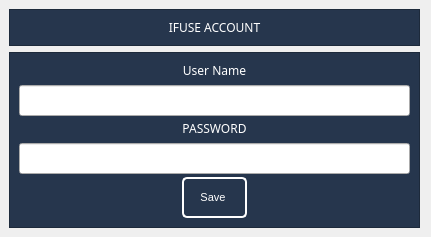
<?xml version="1.0" encoding="UTF-8"?>
<ui version="4.0">
 <class>MainWindow</class>
 <widget class="QMainWindow" name="MainWindow">
  <property name="geometry">
   <rect>
    <x>0</x>
    <y>0</y>
    <width>431</width>
    <height>237</height>
   </rect>
  </property>
  <property name="windowTitle">
   <string>MainWindow</string>
  </property>
  <widget class="QWidget" name="centralwidget">
   <property name="sizePolicy">
    <sizepolicy hsizetype="Fixed" vsizetype="Fixed">
     <horstretch>0</horstretch>
     <verstretch>0</verstretch>
    </sizepolicy>
   </property>
   <property name="minimumSize">
    <size>
     <width>431</width>
     <height>237</height>
    </size>
   </property>
   <property name="maximumSize">
    <size>
     <width>431</width>
     <height>237</height>
    </size>
   </property>
   <property name="baseSize">
    <size>
     <width>430</width>
     <height>237</height>
    </size>
   </property>
   <layout class="QGridLayout" name="gridLayout_3">
    <property name="rightMargin">
     <number>11</number>
    </property>
    <item row="0" column="0">
     <widget class="QFrame" name="frsku">
      <property name="styleSheet">
       <string notr="true">#frsku
{
 background-color: #26364d;
}
QPushButton  {
    background-color: #26364d;   /* Màu nền xanh */
    color: white;             /* Chữ màu trắng */
    border: 2px solid white;  /* Viền trắng */
    padding: 5px 8px;       /* Khoảng cách trong */
    border-radius: 5px;       /* Bo góc */
    cursor: pointer;          /* Hiện tay khi hover */
    font-size: 11px;          /* Kích thước chữ */
    qproperty-iconSize: 24px 24px;
    text-align: center;
   padding-left: 5px;
}

#frsku QPushButton:hover {
    background-color: #3a5a80; /* Đổi màu khi hover */
}</string>
      </property>
      <property name="frameShape">
       <enum>QFrame::Shape::StyledPanel</enum>
      </property>
      <property name="frameShadow">
       <enum>QFrame::Shadow::Raised</enum>
      </property>
      <layout class="QGridLayout" name="gridLayout">
       <item row="0" column="0">
        <widget class="QLabel" name="lb_region_bob">
         <property name="font">
          <font>
           <family>Stencil</family>
           <pointsize>9</pointsize>
          </font>
         </property>
         <property name="layoutDirection">
          <enum>Qt::LayoutDirection::LeftToRight</enum>
         </property>
         <property name="styleSheet">
          <string notr="true">color: rgb(255, 255, 255);</string>
         </property>
         <property name="text">
          <string>IFUSE ACCOUNT</string>
         </property>
         <property name="alignment">
          <set>Qt::AlignmentFlag::AlignCenter</set>
         </property>
        </widget>
       </item>
      </layout>
     </widget>
    </item>
    <item row="1" column="0">
     <widget class="QFrame" name="frm_inf">
      <property name="styleSheet">
       <string notr="true">#frm_inf
{
 background-color: #26364d;
}
QPushButton  {
    background-color: #26364d;   /* Màu nền xanh */
    color: white;             /* Chữ màu trắng */
    border: 2px solid white;  /* Viền trắng */
    padding: 5px 8px;       /* Khoảng cách trong */
    border-radius: 5px;       /* Bo góc */
    cursor: pointer;          /* Hiện tay khi hover */
    font-size: 11px;          /* Kích thước chữ */
    qproperty-iconSize: 24px 24px;
    text-align: center;
   padding-left: 5px;
}

#frm_inf QPushButton:hover {
    background-color: #3a5a80; /* Đổi màu khi hover */
}</string>
      </property>
      <property name="frameShape">
       <enum>QFrame::Shape::StyledPanel</enum>
      </property>
      <property name="frameShadow">
       <enum>QFrame::Shadow::Raised</enum>
      </property>
      <layout class="QGridLayout" name="gridLayout_2">
       <item row="0" column="0" colspan="3">
        <layout class="QVBoxLayout" name="verticalLayout">
         <item>
          <widget class="QLabel" name="lb_region_bob_2">
           <property name="font">
            <font>
             <family>Stencil</family>
             <pointsize>9</pointsize>
            </font>
           </property>
           <property name="layoutDirection">
            <enum>Qt::LayoutDirection::LeftToRight</enum>
           </property>
           <property name="styleSheet">
            <string notr="true">color: rgb(255, 255, 255);</string>
           </property>
           <property name="text">
            <string>User Name</string>
           </property>
           <property name="alignment">
            <set>Qt::AlignmentFlag::AlignCenter</set>
           </property>
          </widget>
         </item>
         <item>
          <widget class="QLineEdit" name="tx_view_skuSearch">
           <property name="minimumSize">
            <size>
             <width>161</width>
             <height>31</height>
            </size>
           </property>
           <property name="alignment">
            <set>Qt::AlignmentFlag::AlignCenter</set>
           </property>
          </widget>
         </item>
        </layout>
       </item>
       <item row="1" column="0" colspan="3">
        <layout class="QVBoxLayout" name="verticalLayout_2">
         <item>
          <widget class="QLabel" name="lb_region_bob_3">
           <property name="font">
            <font>
             <family>Stencil</family>
             <pointsize>9</pointsize>
            </font>
           </property>
           <property name="layoutDirection">
            <enum>Qt::LayoutDirection::LeftToRight</enum>
           </property>
           <property name="styleSheet">
            <string notr="true">color: rgb(255, 255, 255);</string>
           </property>
           <property name="text">
            <string>PASSWORD</string>
           </property>
           <property name="alignment">
            <set>Qt::AlignmentFlag::AlignCenter</set>
           </property>
          </widget>
         </item>
         <item>
          <widget class="QLineEdit" name="tx_view_skuSearch_2">
           <property name="minimumSize">
            <size>
             <width>161</width>
             <height>31</height>
            </size>
           </property>
           <property name="alignment">
            <set>Qt::AlignmentFlag::AlignCenter</set>
           </property>
          </widget>
         </item>
        </layout>
       </item>
       <item row="2" column="0">
        <spacer name="horizontalSpacer">
         <property name="orientation">
          <enum>Qt::Orientation::Horizontal</enum>
         </property>
         <property name="sizeHint" stdset="0">
          <size>
           <width>155</width>
           <height>20</height>
          </size>
         </property>
        </spacer>
       </item>
       <item row="2" column="1">
        <widget class="QPushButton" name="bt_chk_b">
         <property name="sizePolicy">
          <sizepolicy hsizetype="Preferred" vsizetype="Fixed">
           <horstretch>0</horstretch>
           <verstretch>0</verstretch>
          </sizepolicy>
         </property>
         <property name="minimumSize">
          <size>
           <width>65</width>
           <height>41</height>
          </size>
         </property>
         <property name="maximumSize">
          <size>
           <width>65</width>
           <height>41</height>
          </size>
         </property>
         <property name="cursor">
          <cursorShape>WhatsThisCursor</cursorShape>
         </property>
         <property name="text">
          <string>Save</string>
         </property>
         <property name="iconSize">
          <size>
           <width>24</width>
           <height>24</height>
          </size>
         </property>
         <property name="checkable">
          <bool>true</bool>
         </property>
         <property name="flat">
          <bool>false</bool>
         </property>
        </widget>
       </item>
       <item row="2" column="2">
        <spacer name="horizontalSpacer_2">
         <property name="orientation">
          <enum>Qt::Orientation::Horizontal</enum>
         </property>
         <property name="sizeHint" stdset="0">
          <size>
           <width>153</width>
           <height>20</height>
          </size>
         </property>
        </spacer>
       </item>
      </layout>
     </widget>
    </item>
   </layout>
  </widget>
 </widget>
 <resources/>
 <connections/>
</ui>
